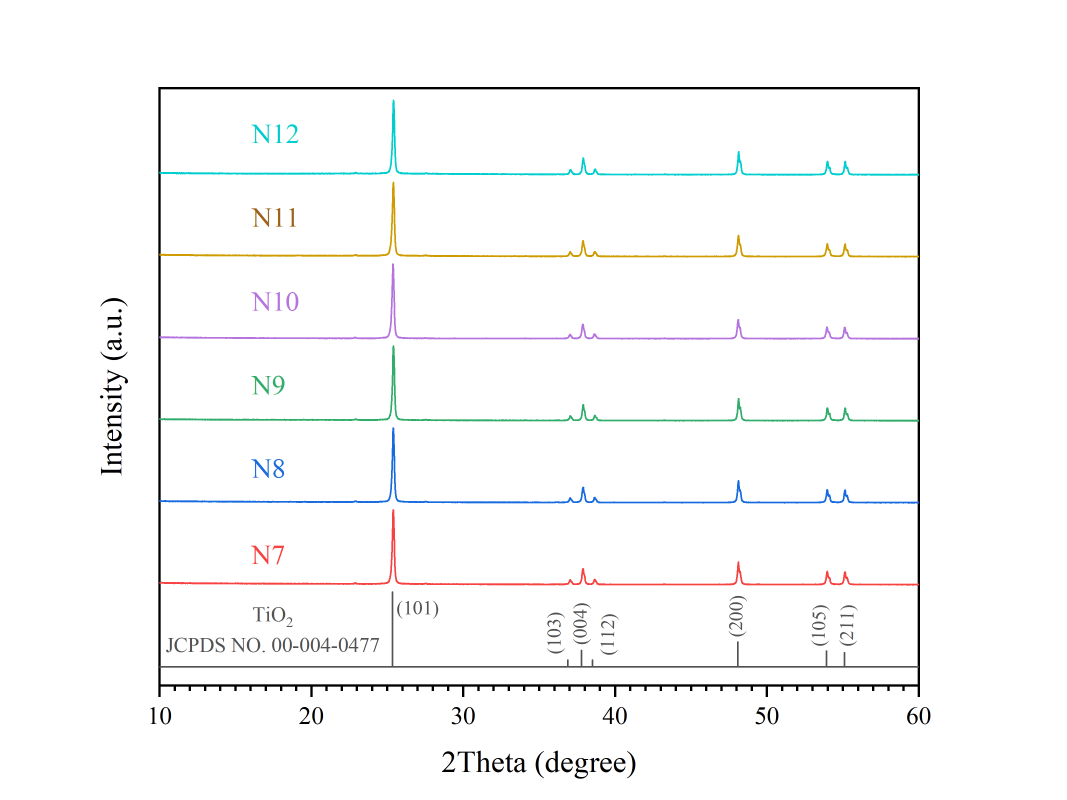
#> input picture data/496398_0.png, 3201 x 2400 px (shown at 1/3 size)
$ python s01_characterization_figures.py
#> lines starting #> are read from the running program, lines starting #| are printed output that depends on the picture
"""
Characterization figures, one image per figure (Cleaner Chemical Engineering version)
=====================================================================================
  fig02_xrd.png       -- XRD patterns of the six treatment controls vs JCPDS 00-004-0477
  fig03_ftir.png      -- FTIR spectra of the same six samples
  fig04_sem_15kx.png  -- SEM micrograph of the design-centre sample, 15,000x
  fig05_sem_30kx.png  -- SEM micrograph of the design-centre sample, 30,000x

Source data (author-supplied, D:/Thanapon/2569/TiO2/Creat_manuscript/New folder):
  - 496398.png : XRD patterns, samples coded N7-N12
  - 496397.png : FTIR spectra, samples coded N7-N12
  - SEM TiO2/.../SEM/TiO2-No.13-*.bmp : design-centre sample (1.250 g glucose, 0.050 g CuSO4, 150 min)

N7-N12 are the treatment controls K1-K6 (confirmed by the authors, 29 October 2026); each code in the supplied
images is covered and replaced by the treatment name. The images are otherwise unchanged. The band gap and the
diffuse-reflectance spectra are no longer reported, so this script no longer draws them.
"""

import os

import numpy as np
from PIL import Image, ImageDraw, ImageFont

FIGDIR = os.environ.get("FIGDIR", "../figures")
os.makedirs(FIGDIR, exist_ok=True)
SRC = "../data/"

# sample code in the supplied images -> treatment control (K1-K6 in the scripts and result files)
TREATMENT = {7: "Heat only (dark)", 8: "Light only", 9: "Untreated TiO₂", 10: "Glucose only", 11: "CuSO₄ only",
             12: "Glucose + CuSO₄"}
# (code, box covering the old label, top-left of the new label), in pixels of the 3201 x 2400 source images
XRD_LABELS = [(12, (736, 352, 912, 448), (504, 356)), (11, (736, 600, 912, 700), (504, 604)),
              (10, (736, 856, 912, 955), (504, 860)), (9, (736, 1104, 872, 1203), (504, 1108)),
              (8, (736, 1356, 872, 1453), (504, 1360)), (7, (736, 1616, 872, 1717), (504, 1620))]
FTIR_LABELS = [(7, (512, 392, 640, 474), (512, 394)), (8, (512, 620, 640, 700), (512, 698)),
               (9, (512, 928, 640, 1012), (512, 944)), (10, (512, 1296, 684, 1380), (512, 1298)),
               (11, (512, 1472, 680, 1556), (512, 1474)), (12, (512, 1768, 684, 1852), (512, 1770))]


def font(size):
    for name in ("times.ttf", "DejaVuSerif.ttf"):
        try:
            return ImageFont.truetype(name, size)
        except OSError:
            continue
    raise OSError("no serif font found")


def relabel(path, labels, max_width):
#> called with path = '../data/496398_0.png', max_width = 650
    im = Image.open(path).convert("RGB")
#> im is the input picture: PIL image 3201x2400 RGB; mean R, G, B 249.5, 249.8, 249.8
    draw = ImageDraw.Draw(im)
    for code, box, xy in labels:
        px = np.asarray(im.crop(box)).reshape(-1, 3)
        color = tuple(int(c) for c in px[np.argmin(px.sum(axis=1))])  # the label's own ink
        draw.rectangle(box, fill="white")
        size = 72
        while draw.textlength(TREATMENT[code], font=font(size)) > max_width and size > 44:
            size -= 2
        draw.text(xy, TREATMENT[code], fill=color, font=font(size))
#> this loop made 6 passes
#> color on passes 1 to 6: (0, 206, 206), (156, 99, 24), (181, 115, 222), (49, 173, 107), (24, 107, 222), (247, 66, 66)
    return im


def trim(im, pad=40):
    """Crop the white margin of a supplied plot image."""
#> called with pad = 40
    a = np.asarray(im.convert("L"))
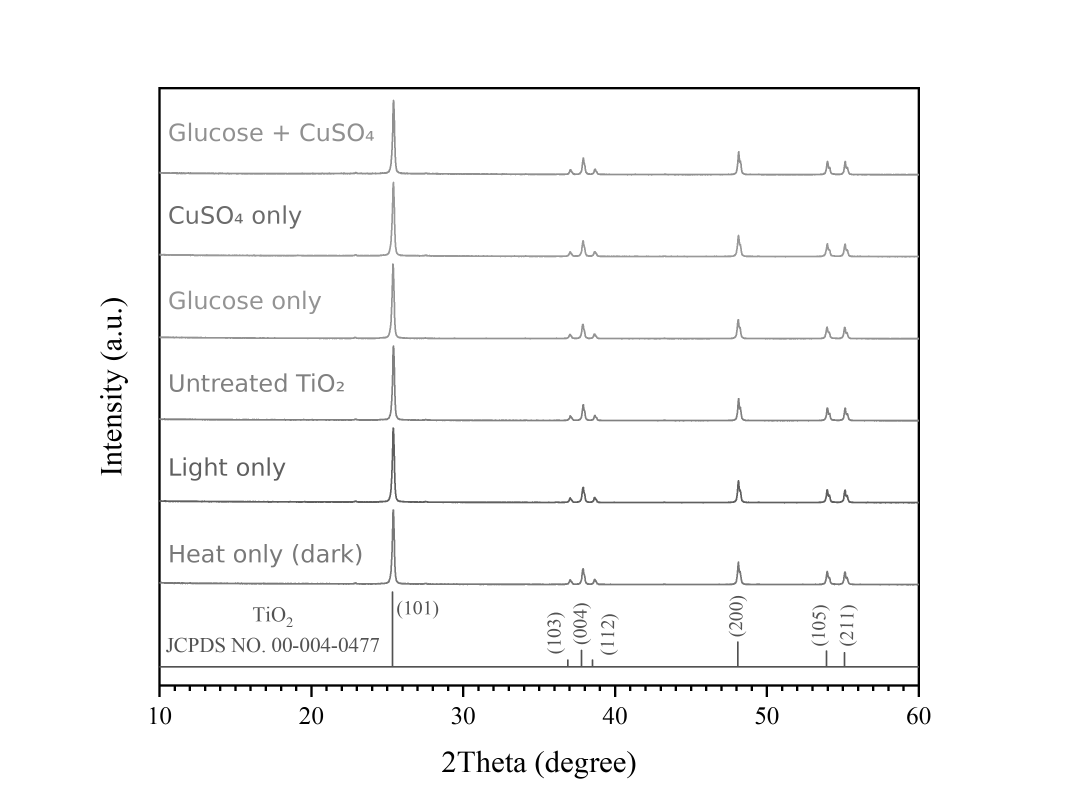
#> a: shape (2400, 3201) (shown at 1/3 size); min 0, max 255, mean 249.2
    ys, xs = np.nonzero(a < 245)
    return im.crop((max(xs.min() - pad, 0), max(ys.min() - pad, 0),
                    min(xs.max() + pad, im.width), min(ys.max() + pad, im.height)))
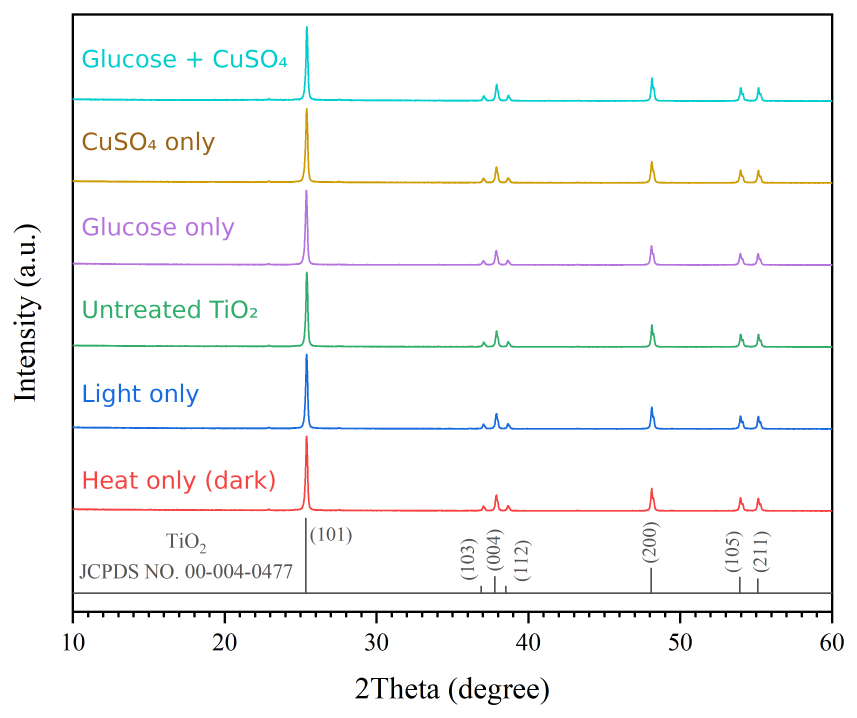
#> returned value: PIL image 2571x2154 RGB (shown at 1/3 size); mean R, G, B 246.6, 247.1, 247.2


def save(im, name, dpi):
#> called with name = 'fig02_xrd', dpi = 600
    im.save(f"{FIGDIR}/{name}.png", dpi=(dpi, dpi))
    im.save(f"{FIGDIR}/{name}.tif", compression="tiff_lzw", dpi=(dpi, dpi))
    print(f"  saved {FIGDIR}/{name}.png + .tif  {im.size}")
#|   saved ../figures/fig02_xrd.png + .tif  (2571, 2154)


save(trim(relabel(SRC + "496398_0.png", XRD_LABELS, max_width=650)), "fig02_xrd", 600)
save(trim(relabel(SRC + "496397_0.png", FTIR_LABELS, max_width=900)), "fig03_ftir", 600)
#> call 2 of relabel, with path = '../data/496397_0.png', max_width = 900
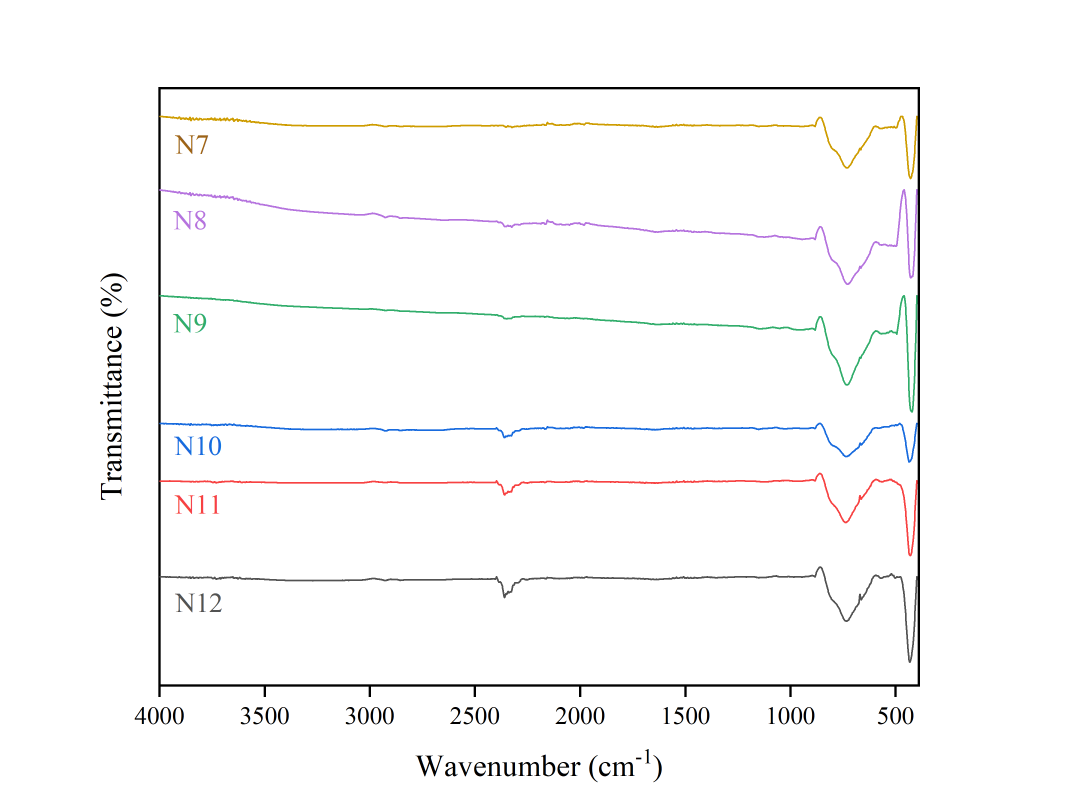
#> input picture data/496397_0.png, 3201 x 2400 px (shown at 1/3 size)
#> in relabel, im is the input picture: PIL image 3201x2400 RGB; mean R, G, B 250.1, 249.9, 249.9
#> the loop in relabel (call 2), `for code, box, xy in labels:` made 6 passes
#> call 2 of trim, with pad = 40
#> in trim (call 2), `a = np.asarray(im.convert("L"))`:
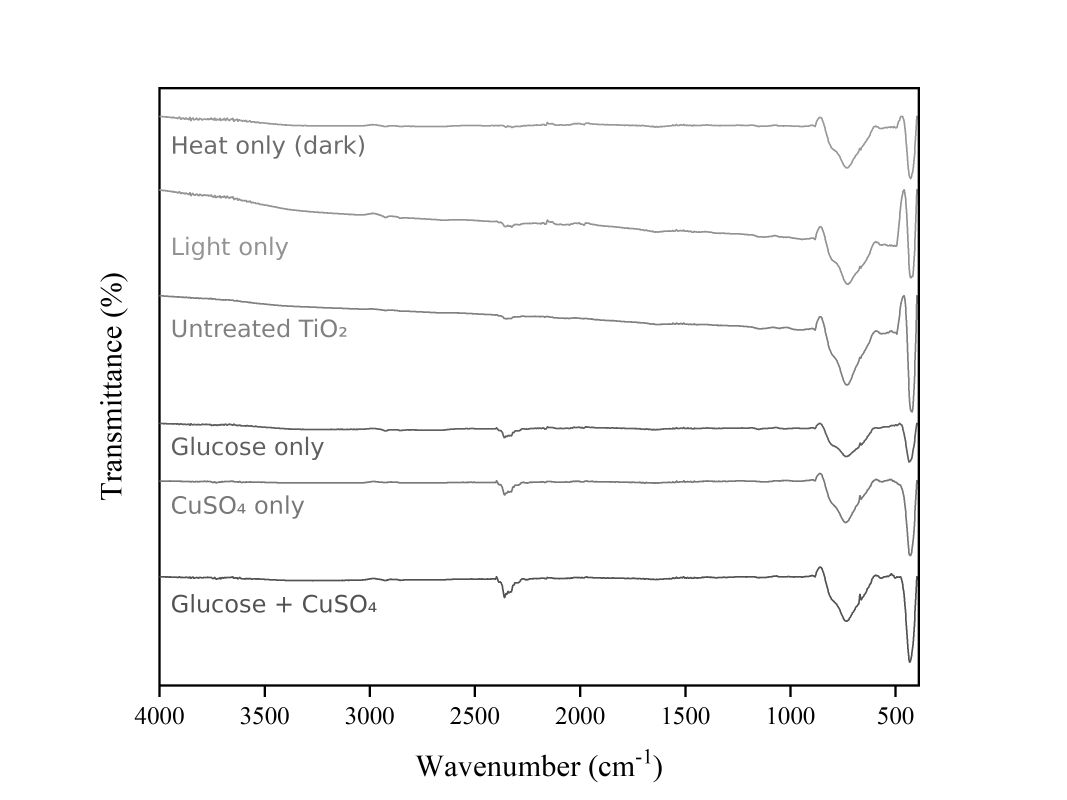
#> a: shape (2400, 3201) (shown at 1/3 size); min 0, max 255, mean 249.4
#> in trim (call 2), `return im.crop((max(xs.min() - pad, 0), max(ys.min() - pad, 0), min(xs..`:
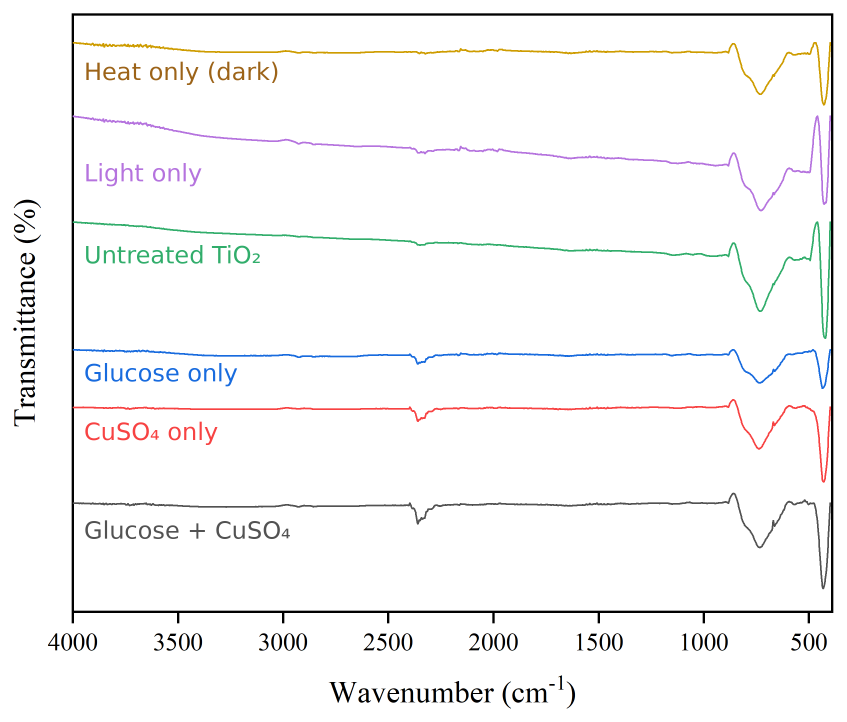
#> returned value: PIL image 2539x2165 RGB (shown at 1/3 size); mean R, G, B 247.4, 247, 247.1
#|   saved ../figures/fig03_ftir.png + .tif  (2539, 2165)
SEM = SRC + "SEM TiO2/69.06.09 (IT800-0128)/SEM/TiO2-No.13-{}kx-1.bmp"
#> (the run stopped early here; a loop or call above may not have finished)
